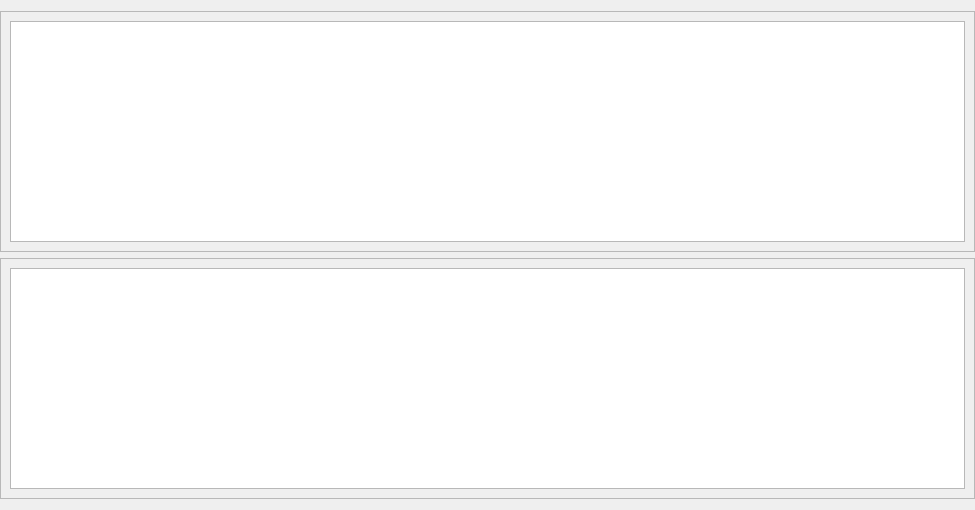
                                        <widget class="QWidget" name="scrollAreaWidgetContents_5">
                                         <property name="geometry">
                                          <rect>
                                           <x>0</x>
                                           <y>0</y>
                                           <width>975</width>
                                           <height>510</height>
                                          </rect>
                                         </property>
                                         <property name="styleSheet">
                                          <string notr="true"/>
                                         </property>
                                         <layout class="QGridLayout" name="gridLayout_22">
                                          <property name="leftMargin">
                                           <number>0</number>
                                          </property>
                                          <property name="rightMargin">
                                           <number>0</number>
                                          </property>
                                          <item row="1" column="0">
                                           <widget class="QFrame" name="frame_47">
                                            <property name="frameShape">
                                             <enum>QFrame::StyledPanel</enum>
                                            </property>
                                            <property name="frameShadow">
                                             <enum>QFrame::Raised</enum>
                                            </property>
                                            <layout class="QVBoxLayout" name="verticalLayout_49">
                                             <item>
                                              <widget class="QTableWidget" name="tableTestList2">
                                               <property name="alternatingRowColors">
                                                <bool>true</bool>
                                               </property>
                                              </widget>
                                             </item>
                                            </layout>
                                           </widget>
                                          </item>
                                          <item row="0" column="0">
                                           <widget class="QFrame" name="frame_48">
                                            <property name="frameShape">
                                             <enum>QFrame::StyledPanel</enum>
                                            </property>
                                            <property name="frameShadow">
                                             <enum>QFrame::Raised</enum>
                                            </property>
                                            <layout class="QVBoxLayout" name="verticalLayout_48">
                                             <item>
                                              <widget class="QTableWidget" name="tableTestList1">
                                               <property name="styleSheet">
                                                <string notr="true">QTableWidget::item {

color:rgb(40, 44, 52)
}</string>
                                               </property>
                                               <property name="editTriggers">
                                                <set>QAbstractItemView::NoEditTriggers</set>
                                               </property>
                                               <property name="alternatingRowColors">
                                                <bool>true</bool>
                                               </property>
                                              </widget>
                                             </item>
                                            </layout>
                                           </widget>
                                          </item>
                                         </layout>
                                        </widget>
